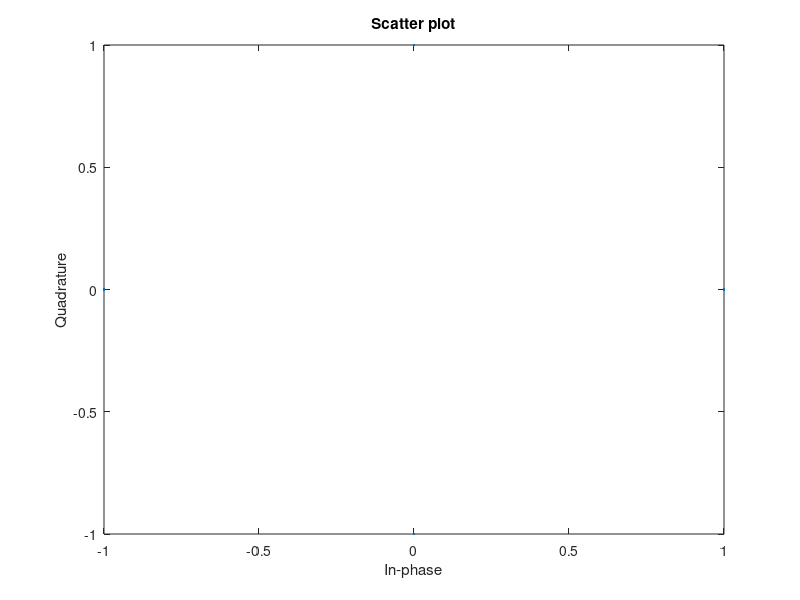
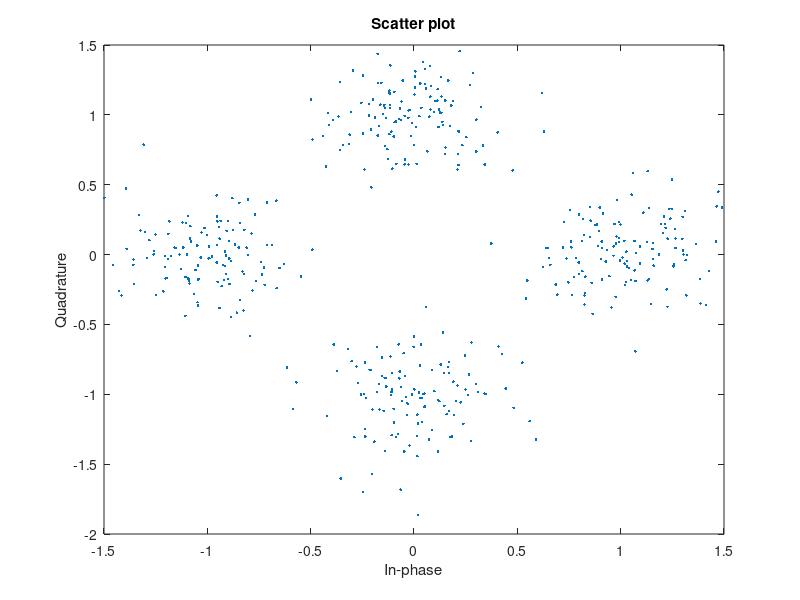

Source code (MATLAB) for these figures, in order: (Note: this script raises an error after producing the figures.)
clc
clear all

data = randi([0 1], 1000, 1);

[n m] = size(data);

M=2;

data_vector = reshape(data, [numel(data)/M M]);

decimal_data = bi2de(data_vector);

transmitted = pskmod(decimal_data, 2^M);

% hMod = comm.QPSKModulator('PhaseOffset',0);
% transmitted = step(hMod,decimal_data); % Modulate using QPSK.

trainlen = 500; % Length of training sequence

scatterplot(transmitted);

SNR = 10;

noisy = awgn(transmitted, SNR);

scatterplot(noisy);

Tauj = [0.62 1.84 0.86 0.37]*1e-6;

BETA = [1 1 1 1];

chan = rayleighchan(1,0,[0.1 0.2 0.2 0.1],[-0.5 0 -1 -0.4])
% chan = [.986; .845; .237; .123+.31i]/10; % Channel coefficients

received = filter(chan, noisy);

scatterplot(received);

% alg = lms(0.01)

% eqobj = lineareq(8,alg);

% y = equalize(eqobj, received, transmitted(1:200));
eq1 = lineareq(4, lms(0.01)); % Create an equalizer object.
% eq1.SigConst = step(hMod,(0:M-1)')'; % Set signal constellation.
[symbolest,yd] = equalize(eq1,received,transmitted); % Equalize.


scatterplot(symbolest);

% % Set up parameters and signals.
% M = 4; % Alphabet size for modulation
% msg = randi([0 M-1],1500,1); % Random message
% hMod = comm.QPSKModulator('PhaseOffset',0);
% modmsg = step(hMod,msg); % Modulate using QPSK.
% trainlen = 500; % Length of training sequence
% chan = [.986; .845; .237; .123+.31i]; % Channel coefficients
% filtmsg = filter(chan,1,modmsg); % Introduce channel distortion.

% % Equalize the received signal.
% eq1 = lineareq(8, lms(0.01)); % Create an equalizer object.
% eq1.SigConst = step(hMod,(0:M-1)')'; % Set signal constellation.
% [symbolest,yd] = equalize(eq1,filtmsg,modmsg(1:trainlen)); % Equalize.

% % Plot signals.
% h = scatterplot(filtmsg,1,trainlen,'bx'); hold on;
% scatterplot(symbolest,1,trainlen,'g.',h);
% scatterplot(eq1.SigConst,1,0,'k*',h);
% legend('Filtered signal','Equalized signal',...
%    'Ideal signal constellation');
% hold off;

% % Compute error rates with and without equalization.
% hDemod = comm.QPSKDemodulator('PhaseOffset',0);
% demodmsg_noeq = step(hDemod,filtmsg); % Demodulate unequalized signal.
% demodmsg = step(hDemod,yd); % Demodulate detected signal from equalizer.
% hErrorCalc = comm.ErrorRate; % ErrorRate calculator
% ser_noEq = step(hErrorCalc, ...
%     msg(trainlen+1:end), demodmsg_noeq(trainlen+1:end));
% reset(hErrorCalc)
% ser_Eq = step(hErrorCalc, msg(trainlen+1:end),demodmsg(trainlen+1:end));
% disp('Symbol error rates with and without equalizer:')
% disp([ser_Eq(1) ser_noEq(1)])